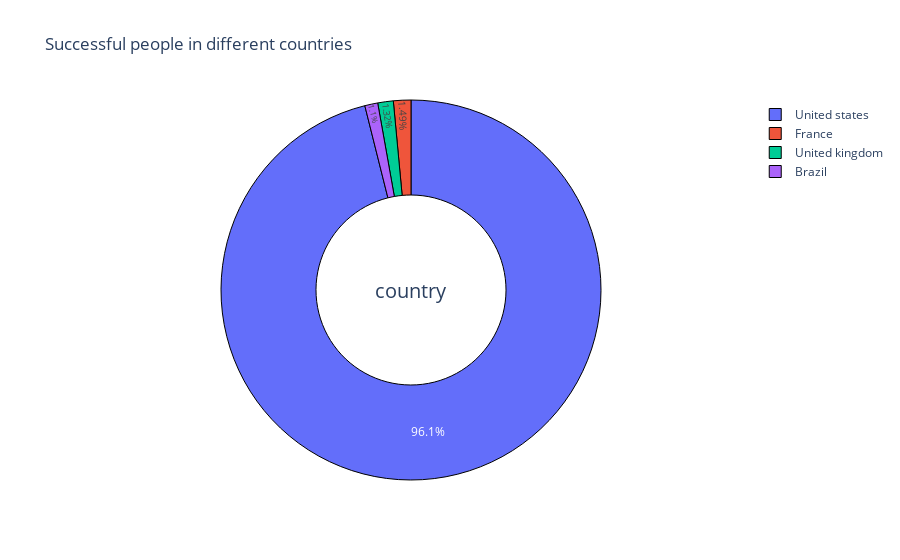

The code cell stored with this chart in its notebook:
### Code cell
fig = go.Figure(
    data = [
        go.Pie(
            labels = df.country, 
            values = df.country.value_counts(),
            textinfo='percent', 
            textposition='inside',
            marker=dict(line=dict(color='#000000', width=1)), 
            hole = 0.5
        )
    ]
)
fig.update_layout(
    title_text="Successful people in different countries",
    annotations=[dict(text='country', x=0.5, y=0.5, font_size=20, showarrow=False)])
fig.show()

### Figure 1 — Plotly figure (JSON) as saved in the notebook; plotly's stock layout.template omitted (floating-point values rounded to 4 significant figures; data arrays with more than 128 entries replaced by an {"elided": "..."} marker saying what was removed)
{"data": [{"hole": 0.5, "labels": {"elided": "1817 str values"}, "marker": {"line": {"color": "#000000", "width": 1}}, "textinfo": "percent", "textposition": "inside", "type": "pie", "values": [996, 342, 161, 97, 34, 27, 24, 23, 20, 20, 17, 16, 14, 9, 6, 4, 4, 2, 1]}], "layout": {"annotations": [{"font": {"size": 20}, "showarrow": false, "text": "country", "x": 0.5, "y": 0.5}], "title": {"text": "Successful people in different countries"}}}
